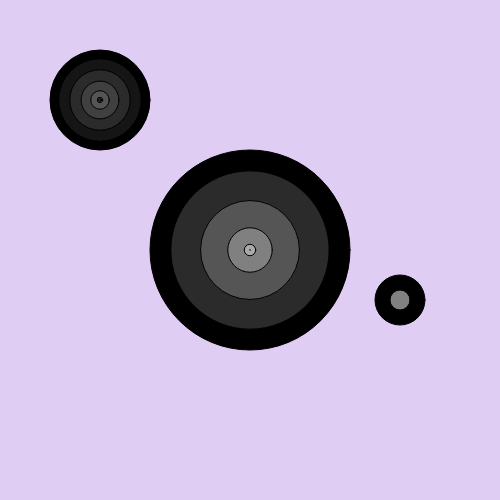
Frame 1 (no input)
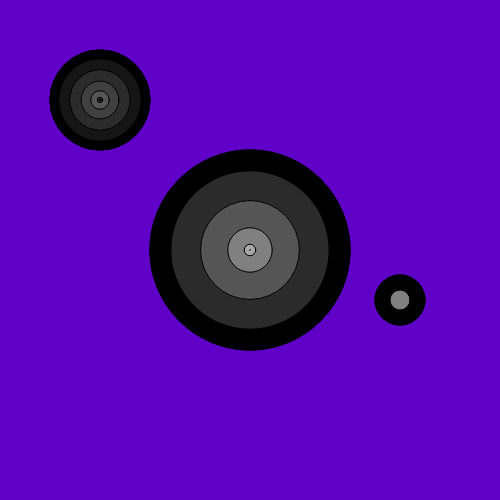
Frame 60 (no input)
Frame 120 (the mouse pressed at the canvas centre since frame 60): identical to frame 60, image omitted

The p5.js sketch that drew these frames (run headless with seeded random() and noise() and a simulated clock; from frame 60 on, the mouse is pressed at the canvas centre):

// p5.js sketch
// ── sketch.js
var circleX;
var circleY;
var speedX
var speedY

function setup() {
  createCanvas(500, 500);
  circleX = 0;
  circleY = 0;
  speedX = 1.5;
  speedY = 1.4;
}

function bounce() {
  if (circleX < 0 || circleX > width) {
    speedX = speedX * -1
  }

  if (circleY < 0 || circleY > height) {
    speedY = speedY * -1
  }
}

function move() {

circleX = circleX + speedX
circleY = circleY + speedY
}

function drawCircle( x, y, numOfCircles, circleSize ){

  for( var i = 0; i < numOfCircles; i = i + 1) {
    var step = i / (numOfCircles - 1);
    circleSize = circleSize * ( 1 - step );
    fill( step * 255)
    //fill(circleSize, circleSize, 100);
    ellipse( x, y, circleSize, circleSize);
    circleSize = circleSize - 10;

  }

}

function draw() {
  background(100, 0, 200, 50);

  drawCircle ( width/2, height/2, 7, 200);
  drawCircle ( 100, 100, 13, 100);
  drawCircle ( 400, 300, 3, 50);
}

// ── sketch bounce.js
var circleX;
var circleY;
var speedX
var speedY

function setup() {
  createCanvas(500, 500);
  circleX = 0;
  circleY = 0;
  speedX = 1.5;
  speedY = 1.4;
}

function draw() {
  background(200);

//check if it hit the background
if (circleX < 0 || circleX > width) {
  speedX = speedX * -1
}

if (circleY < 0 || circleY > height) {
  speedY = speedY * -1
}

  circleX = circleX + speedX;
  circleY = circleY + speedY;

  var circleSize = 10
  ellipse(circleX, circleY, circleSize, circleSize);


}

// ── sketch2.js
var circleX;
var circleY;
var speedX
var speedY

function setup() {
  createCanvas(500, 500);
  circleX = 0;
  circleY = 0;
  speedX = 1.5;
  speedY = 1.4;
}

function bounce() {
  if (circleX < 0 || circleX > width) {
    speedX = speedX * -1
  }

  if (circleY < 0 || circleY > height) {
    speedY = speedY * -1
  }
}

function move() {

circleX = circleX + speedX
circleY = circleY + speedY
}

function drawCircle( numOfCircles, circleSize ){

  for( var i = 0; i < numOfCircles; i = i + 1) {
    ellipse( circleX, circleY, circleSize, circleSize);
    circleSize = circleSize - 1;

  }

}

function draw() {
  background(100, 0, 200, 50);
  bounce();
  move();
  move();
  drawCircle (10, 300);

}

// ── sketchcolor.js
var circleX;
var circleY;
var speedX
var speedY

function setup() {
  createCanvas(500, 500);
  circleX = 0;
  circleY = 0;
  speedX = 1.5;
  speedY = 1.4;
}

function bounce() {
  if (circleX < 0 || circleX > width) {
    speedX = speedX * -1
  }

  if (circleY < 0 || circleY > height) {
    speedY = speedY * -1
  }
}

function move() {

circleX = circleX + speedX
circleY = circleY + speedY
}

function drawCircle( x, y, numOfCircles, circleSize ){

  for( var i = 0; i < numOfCircles; i = i + 1) {
    var iseg = i / (numOfCircles - 1);
    var seg = circleSize / numOfCircles;
    var inverseIndex = numOfCircles - i - 1;
    circleSize = circleSize * ( 1 - iseg );
    fill( iseg * 255)
    //fill(circleSize, circleSize, 100);
    ellipse( x, y, circleSize, circleSize);
    circleSize = circleSize - 10;

  }

}

function draw() {
  background(100, 0, 200, 50);

  drawCircle ( width/2, height/2, 7, 200);
  drawCircle ( 100, 100, 13, 100);
  drawCircle ( 400, 300, 3, 50);
}
